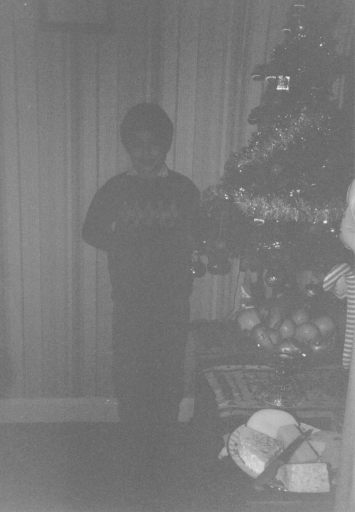
#> input picture UiS/ELE510 - Image processing and machine vision/Assignment/Assignment3/images/christmas.png, 355 x 512 px
$ jupyter execute LABexc3-ELE510-2021.ipynb
#> lines starting #> are read from the running program, lines starting #| are printed output that depends on the picture
# ELE510 Image Processing with robot vision: LAB, Exercise 3, Histogram and point transformations

**Purpose:** *To learn about the image histogram, histogram equalization and image noise.*

The theory for this exercise can be found in chapter 3 of the text book [1]. Supplementary information can found in chapter 1, 2 and 3 in the compendium [2]. See also the following documentations for help:
- [OpenCV](https://opencv.org/opencv-python-free-course/)
- [numpy](https://numpy.org/doc/stable/)
- [matplotlib](https://matplotlib.org/stable/contents.html)

**IMPORTANT:** Read the text carefully before starting the work. In
many cases it is necessary to do some preparations before you start the work
on the computer. Read necessary theory and answer the theoretical part
frst. The theoretical and experimental part should be solved individually.
The notebook must be approved by the lecturer or his assistant.

**Approval:**
<div class="alert alert-block alert-success">
The current notebook should be submitted on CANVAS as a single pdf file.
</div>

<div class="alert alert-block alert-info">
    To export the notebook in a pdf format, goes to File -> Download as -> PDF via LaTeX (.pdf).
</div>

**Note regarding the notebook**: The theoretical questions can be answered directly on the notebook using a *Markdown* cell and LaTex commands (if relevant). In alternative, you can attach a scan (or an image) of the answer directly in the cell.

Possible ways to insert an image in the markdown cell:

``

``

**Under you will find parts of the solution that is already programmed.**

<div class="alert alert-block alert-info">
    <p>You have to fill out code everywhere it is indicated with `...`</p>
    <p>The code section under `######## a)` is answering subproblem a) etc.</p>
</div>

## Problem 1

The histogram for an image of a **black** and **white** football and **grey** background is
$[0,520,920,490,30,40,5910,24040,6050,80,20,80,440,960,420,0]$, where 16 gray levels are used.

The diameter of the football is $d = 230\text{mm}$.

Use these information to find the pixel size, $\Delta x = \Delta y$.

**Describe the steps to arrive to the solution.**

<details style="margin-top:20px">
    <summary>
        <font size="2" color="green"><b>Click here for an optional hint</b></font>
    </summary>
    1. The area of the ball is given by: $A = \pi \cdot (d/2)^2$ == (number_of_pixels $\cdot$ area_single_pixel)
</details>

[cell 1]
import matplotlib.pyplot as plt
import math
values = [0,520,920,490,30,40,5910,24040,6050,80,20,80,440,960,420,0]
graylevel = list(range(0,len(values)))

fig, ax = plt.subplots()

ax.bar(graylevel, values)
ax.set_xticks(graylevel);

# since the football is black and white, we will calculate only the black and white values for this image
totalPixelinBall = sum(values[0:4]) + sum(values[12:15]) # values[0:4] - white, values[12:15] - black

d = 230 # ball diameter
areaofBall = math.pi * pow(d/2, 2) # area of ball A

pixelArea = areaofBall / totalPixelinBall
pixelSize =  format(math.sqrt(pixelArea), '.2f')

print('Δx = Δy = ', pixelSize)
#> figure, not shown here; tallest bar 24040 high, from x = 6.6 to 7.4

<div class="alert alert-block alert-info">
    <p>The solution of problem 1 should be:</p>

    Δx = Δy = 3.33mm or, if you have taken different level of gray into consideration, Δx = Δy = 3.22mm
</div>

## Problem 2

For images, such as `./images/christmas.png`, some processing is normally desired to improve the contrast. The simplest approach for doing this is called histogram stretching. For a given image, where the used pixel values range from $g_{\text{min}}$ to $g_{\text{max}}$ we can spread these so they cover the entire $[0, G-1]$ range. The formula for histogram stretching is given by:

\begin{equation*}
	g_{\text{new}} = \left\lfloor {\frac{g_{\text{old}}-g_{\text{min}}}{g_{\text{max}}-g_{\text{min}}}G + 0.5} \right\rfloor
\end{equation*}

Where $g_{\text{old}}$ is an old pixel value, and $g_{\text{new}}$ a new pixel value.

**a)** Make a small Python function, taking an image as input, perform histogram stretching using the previous equation, and giving the increased contrast image as output. Use an 8-bit grayscale range (G=256). Show and explain the result using `./images/christmas.png` as an example.

[cell 2]
# Import the packages
import cv2
import numpy as np
import matplotlib.pyplot as plt

[cell 3]
"""
Function that takes in input an image and return the same image stretched.
"""
def histogram_stretch(img):

    G = 255
    gMin = img.min()
    gMax = img.max()
    gNew = ((img - gMin) / (gMax - gMin)) * G + 0.5
    gNew = gNew.astype(np.uint8)

    return gNew

[cell 4]
# Read the image and convert it to RGB channels
img = cv2.imread("./images/christmas.png")
#> img is the input picture: shape (512, 355, 3); min 98, max 240, mean 120.6
img = cv2.cvtColor(img, cv2.COLOR_BGR2RGB)

# Use the function to improve the contrast of the image
img_stretch = histogram_stretch(img)
#> in histogram_stretch, `gMin = img.min()`: gMin = 98
#> in histogram_stretch, `gMax = img.max()`: gMax = 240
#> in histogram_stretch, `gNew = ((img - gMin) / (gMax - gMin)) * G + 0.5`:
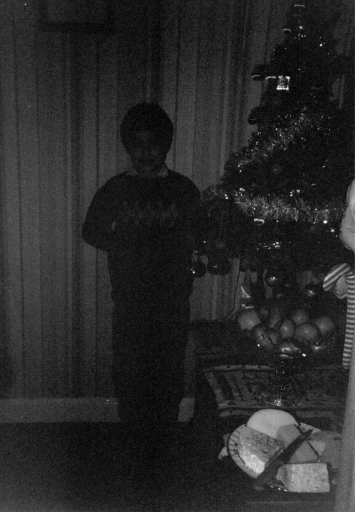
#> gNew: shape (512, 355, 3) float64; min 0.5, max 255.5, mean 41; drawn with min black and max white

plt.figure(figsize=(20,20))
plt.subplot(221)
plt.imshow(img)
plt.title('Normal image')
plt.subplot(222)
plt.imshow(img_stretch)
plt.title('Stretched image')
plt.show()

## Problem 3

In this experiment we use **four** images.
The two first are gray level images, `./images/pout.jpg` and `./images/tire.jpg`.
The other two are colour images captured with a standard digital camera.
We want to study image enhancement with histogram equalization.

*We simplify by using only gray level images*.
Therefore, the colour images are first read to gray level; a grey level image can be imported using the flag (`cv2.IMREAD_GRAYSCALE`).
The colour images are `./images/waterfall2.jpg` and `./images/restaurantSpain.jpg`, available from CANVAS.

<details style="margin-top:20px">
    <summary>
        <font size="2" color="green"><b>Click here for optional hints</b></font>
    </summary>
    <p>1. Make a Python function or script that do histogram equalization <code>cv2.equalizeHist</code>, </p>
    <p>2. computes the histograms <code>plt.hist</code> for both the input image and the output image, </p>
    <p>3. and displays both images with histograms in the same figure (use <code>plt.figure</code> and <code>plt.subplot</code>).</p>
</details>

**a)** Use Python and find the histograms for the images.

[cell 5]
import cv2
import numpy as np
import matplotlib.pyplot as plt

grayImage = ['./images/pout.jpg',
            './images/tire.jpg']

colourImage = ['./images/waterfall2.jpg',
              './images/restaurantSpain.jpg']


img1 = cv2.imread(grayImage[0], 0)
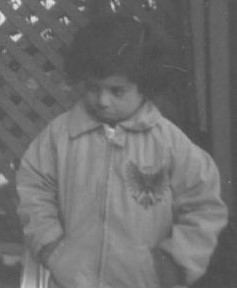
#> input picture UiS/ELE510 - Image processing and machine vision/Assignment/Assignment3/images/pout.jpg, 237 x 288 px
#> img1 is the input picture: shape (288, 237); min 70, max 236, mean 110.6
img2 = cv2.imread(grayImage[1], 0)
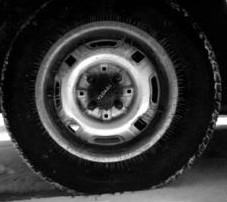
#> input picture UiS/ELE510 - Image processing and machine vision/Assignment/Assignment3/images/tire.jpg, 227 x 202 px
#> img2 is the input picture: shape (202, 227); min 0, max 255, mean 53.1

# [5 lines of commented-out code are left out]

img3 = cv2.imread(colourImage[0])
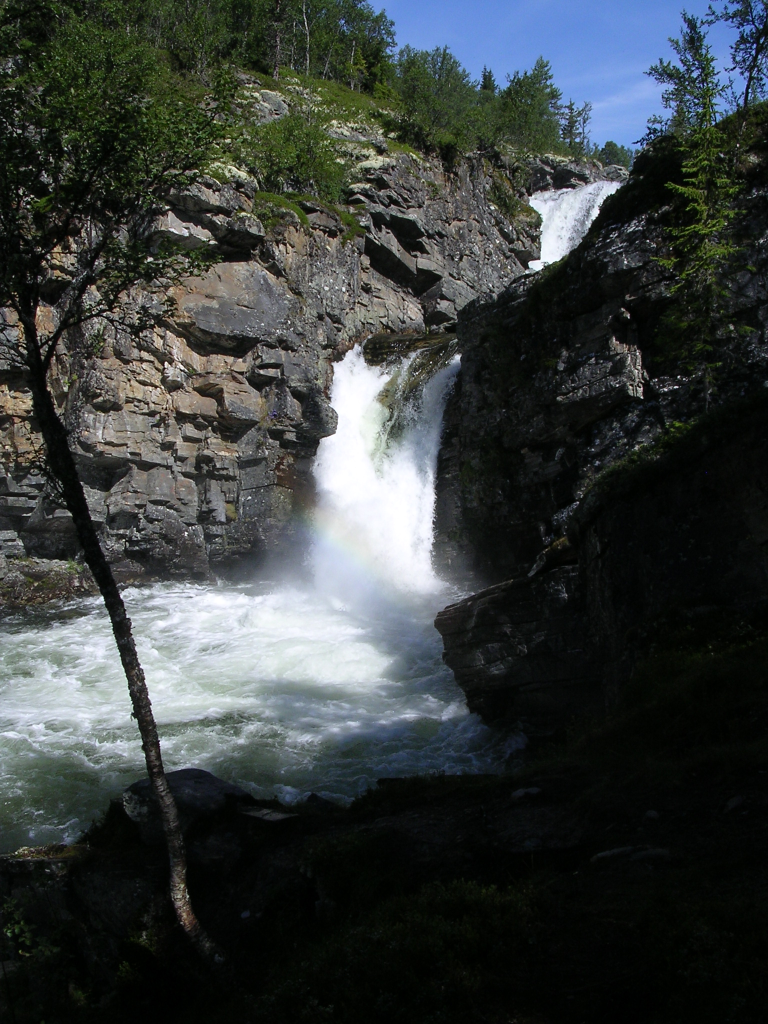
#> input picture UiS/ELE510 - Image processing and machine vision/Assignment/Assignment3/images/waterfall2.jpg, 1536 x 2048 px (shown at 1/2 size)
#> img3 is the input picture: shape (2048, 1536, 3); mean B, G, R 60.5, 61.1, 56
channels3 = cv2.split(img3)
colors3 = ("b", "g", "r")

img4 = cv2.imread(colourImage[1])
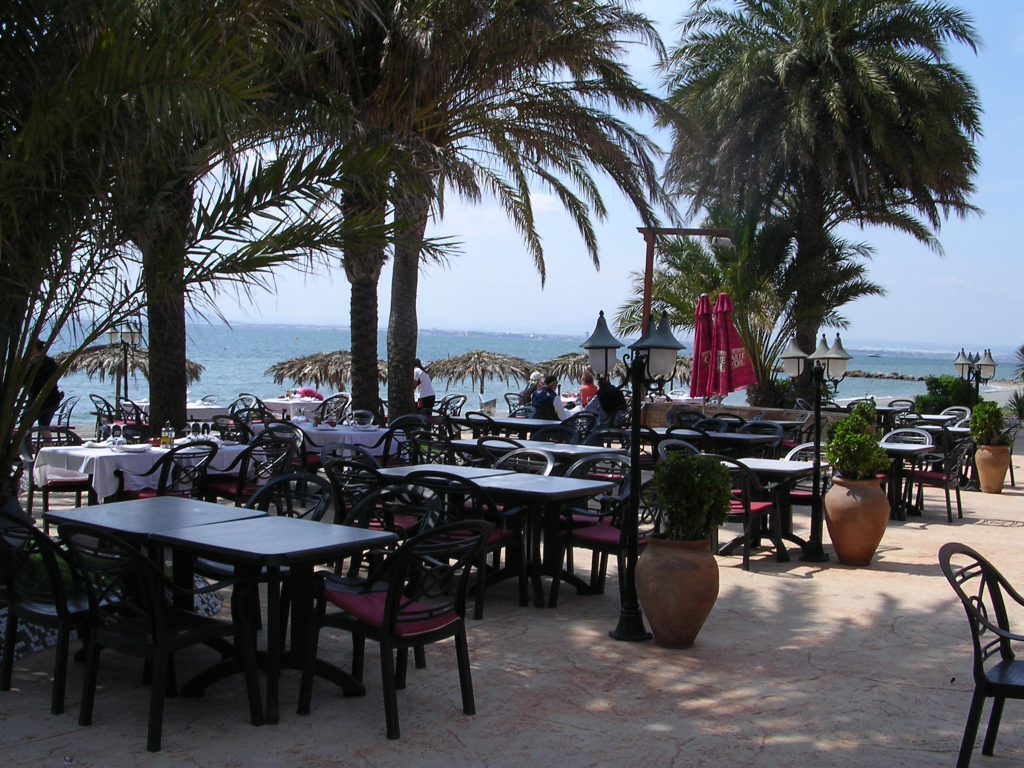
#> input picture UiS/ELE510 - Image processing and machine vision/Assignment/Assignment3/images/restaurantSpain.jpg, 2048 x 1536 px (shown at 1/2 size)
#> img4 is the input picture: shape (1536, 2048, 3); mean B, G, R 86.4, 82.4, 80.1
channels4 = cv2.split(img4)
colors4 = ("b", "g", "r")


plt.subplot(2, 2, 1)
plt.hist(img1.ravel(),256,[0,256])
plt.title("Histogram of ./images/pout.jpg")
plt.xlabel('Bins')
plt.ylabel('# of pixels')

plt.subplot(2, 2, 2)
plt.hist(img2.ravel(),256,[0,256])
plt.title("Histogram of ./images/tire.jpg")
plt.xlabel('Bins')
plt.ylabel('# of pixels')


plt.subplot(2, 2, 3)
for (i, col) in zip(channels3, colors3):       # Loop over the image channels
          hist = cv2.calcHist([i], [0], None, [256], [0, 256])   # Create a histogram for current channel
          plt.plot(hist, color = col)      # Plot the histogram
          plt.xlim([0, 256])
#> this loop made 3 passes
#> col on passes 1 to 3: 'b', 'g', 'r'
plt.title("Histogram of ./images/waterfall2.jpg")
plt.xlabel('Bins')
plt.ylabel('# of pixels')


plt.subplot(2, 2, 4)
for (i, col) in zip(channels4, colors4):       # Loop over the image channels
          hist = cv2.calcHist([i], [0], None, [256], [0, 256])   # Create a histogram for current channel
          plt.plot(hist, color = col)      # Plot the histogram
          plt.xlim([0, 256])
plt.title("Histogram of ./images/restaurantSpain.jpg")
plt.xlabel('Bins')
plt.ylabel('# of pixels')
plt.plot()

plt.subplots_adjust(left=0.1,
                    bottom=0.1,
                    right=2.0,
                    top=2.0,
                    wspace=0.4,
                    hspace=0.4)
#> figure, not shown here; panel 1: tallest bar 2225 high, from x = 83 to 84; panel 2: tallest bar 1707 high, from x = 3 to 4; panel 3: curve peaks at x = 0, y = 163443; panel 3: curve peaks at x = 5, y = 151845

**b)** Perform histogram equalization of these images and find the new histograms.

[cell 6]
import cv2
from matplotlib import pyplot as plt

# reference
# https://lmcaraig.com/understanding-image-histograms-with-opencv

def show_rgb_equalized(image):
    channels = cv2.split(image)
    eq_channels = []
    for ch, color in zip(channels, ['B', 'G', 'R']):
        eq_channels.append(cv2.equalizeHist(ch))
    eq_image = cv2.merge(eq_channels)
    eq_image = cv2.cvtColor(eq_image, cv2.COLOR_BGR2RGB)

    return eq_image

def show_grayscale_equalized(image):
    grayscale_image = cv2.cvtColor(image, cv2.COLOR_BGR2GRAY)
    eq_grayscale_image = cv2.equalizeHist(grayscale_image)

    return eq_grayscale_image
#     plt.imshow(eq_grayscale_image, cmap='gray')
#     plt.show()


grayImage = ['./images/pout.jpg',
            './images/tire.jpg']

colourImage = ['./images/waterfall2.jpg',
              './images/restaurantSpain.jpg']


img1 = cv2.imread(grayImage[0])
img1Equilized = show_grayscale_equalized(img1)

img2 = cv2.imread(grayImage[1])
img2Equilized = show_grayscale_equalized(img2)
#> in show_grayscale_equalized (call 2), `eq_grayscale_image = cv2.equalizeHist(grayscale_image)`:
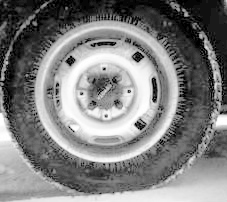
#> eq_grayscale_image: shape (202, 227); min 0, max 255, mean 126.3

img3 = cv2.imread(colourImage[0])
img3 = cv2.cvtColor(img3, cv2.COLOR_BGR2RGB)
img3Equilized = show_rgb_equalized(img3)
#> the loop in show_rgb_equalized, `for ch, color in zip(channels, ['B', 'G', 'R']):` made 3 passes
#> after the loop in show_rgb_equalized, `for ch, color in zip(channels, ['B', 'G', 'R']):`: eq_channels = 3 items
#> in show_rgb_equalized, `eq_image = cv2.merge(eq_channels)`:
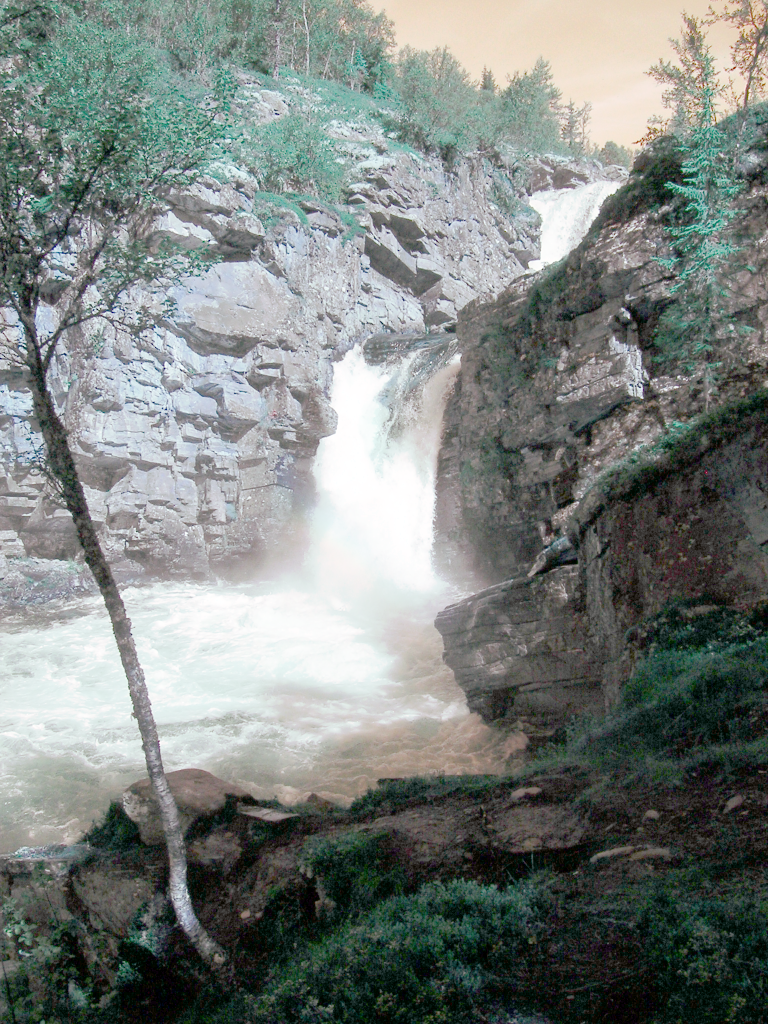
#> eq_image: shape (2048, 1536, 3) (shown at 1/2 size); mean of channels 0, 1, 2 125.7, 129.1, 122.8; drawn as B, G, R
channels3 = cv2.split(img3)
channels3Equilized = cv2.split(img3Equilized)
colors3 = ("b", "g", "r")

img4 = cv2.imread(colourImage[1])
img4 = cv2.cvtColor(img4, cv2.COLOR_BGR2RGB)
img4Equilized = show_rgb_equalized(img4)
#> the loop in show_rgb_equalized (call 2), `for ch, color in zip(channels, ['B', 'G', 'R']):` made 3 passes
#> in show_rgb_equalized (call 2), `eq_image = cv2.merge(eq_channels)`:
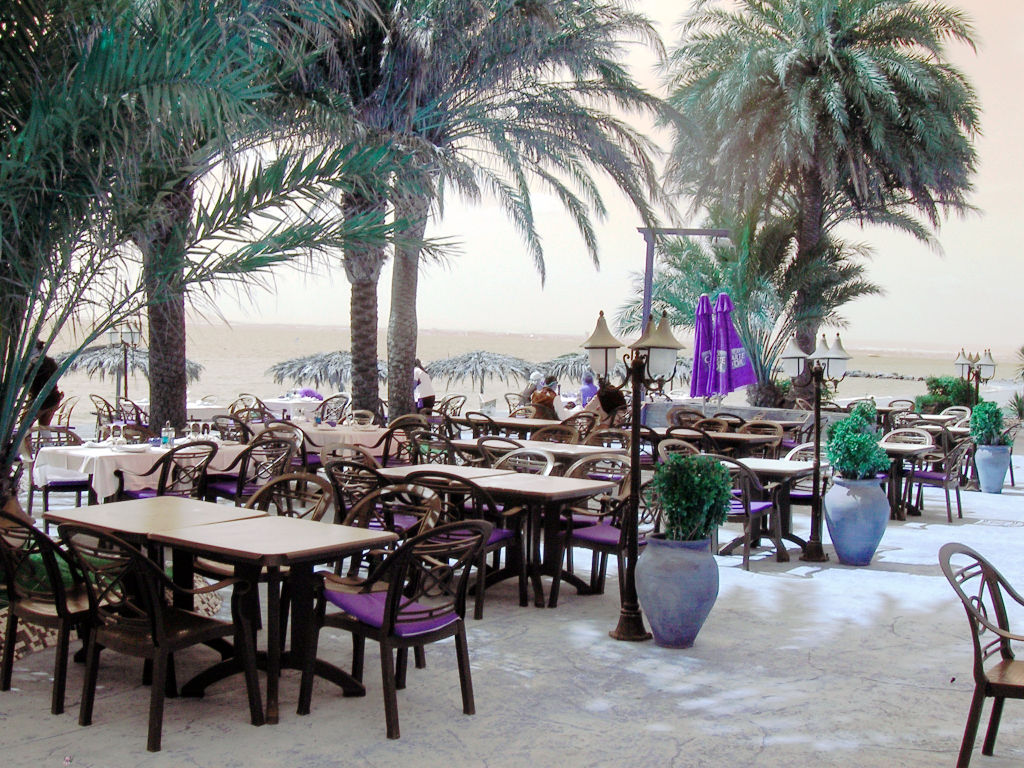
#> eq_image: shape (1536, 2048, 3) (shown at 1/2 size); mean of channels 0, 1, 2 128.3, 128.3, 128.4; drawn as B, G, R
channels4 = cv2.split(img4)
channels4Equilized = cv2.split(img4Equilized)
colors4 = ("b", "g", "r")


################# pout.jpg #################

plt.subplot(2, 2, 1)
plt.imshow(img1, cmap='gray')

plt.subplot(2, 2, 2)
plt.imshow(img1Equilized, cmap='gray')

plt.subplot(2, 2, 3)
plt.hist(img1.ravel(),256,[0,256])
plt.title("Histogram of - pout.jpg")
plt.xlabel('Bins')
plt.ylabel('# of pixels')

plt.subplot(2, 2, 4)
plt.hist(img1Equilized.ravel(),256,[0,256])
plt.title("Histogram of - pout.jpg")
plt.xlabel('Bins')
plt.ylabel('# of pixels')

plt.subplots_adjust(left=0.1,
                    bottom=0.1,
                    right=2.0,
                    top=2.0,
                    wspace=0.4,
                    hspace=0.4)

plt.show()
#> figure, not shown here; panel 3: tallest bar 6675 high, from x = 83 to 84; panel 4: tallest bar 2225 high, from x = 32 to 33


################# tire.jpg #################

plt.subplot(2, 2, 1)
plt.imshow(img2, cmap='gray')

plt.subplot(2, 2, 2)
plt.imshow(img2Equilized, cmap='gray')

plt.subplot(2, 2, 3)
plt.hist(img2.ravel(),256,[0,256])
plt.title("Histogram of - tire.jpg")
plt.xlabel('Bins')
plt.ylabel('# of pixels')

plt.subplot(2, 2, 4)
plt.hist(img2Equilized.ravel(),256,[0,256])
plt.title("Histogram of - tire.jpg")
plt.xlabel('Bins')
plt.ylabel('# of pixels')

plt.subplots_adjust(left=0.1,
                    bottom=0.1,
                    right=2.0,
                    top=2.0,
                    wspace=0.4,
                    hspace=0.4)

plt.show()
#> figure, not shown here; panel 3: tallest bar 5121 high, from x = 3 to 4; panel 4: tallest bar 1707 high, from x = 26 to 27


################# waterfall2.jpg #################

plt.subplot(2, 2, 1)
plt.imshow(img3)

plt.subplot(2, 2, 2)
plt.imshow(img3Equilized)

plt.subplot(2, 2, 3)
for (i, col) in zip(channels3, colors3):       # Loop over the image channels
          hist = cv2.calcHist([i], [0], None, [256], [0, 256])   # Create a histogram for current channel
          plt.plot(hist, color = col)      # Plot the histogram
          plt.xlim([0, 256])
plt.title("Non Equalize histogram - waterfall2.jpg")
plt.xlabel('Bins')
plt.ylabel('# of pixels')

plt.subplot(2, 2, 4)
for (i, col) in zip(channels3Equilized, colors3):       # Loop over the image channels
          hist = cv2.calcHist([i], [0], None, [256], [0, 256])   # Create a histogram for current channel
          plt.plot(hist, color = col)      # Plot the histogram
          plt.xlim([0, 256])
plt.title("Equalize histogram - waterfall2.jpg")
plt.xlabel('Bins')
plt.ylabel('# of pixels')

plt.subplots_adjust(left=0.1,
                    bottom=0.1,
                    right=2.0,
                    top=2.0,
                    wspace=0.4,
                    hspace=0.4)

plt.show()
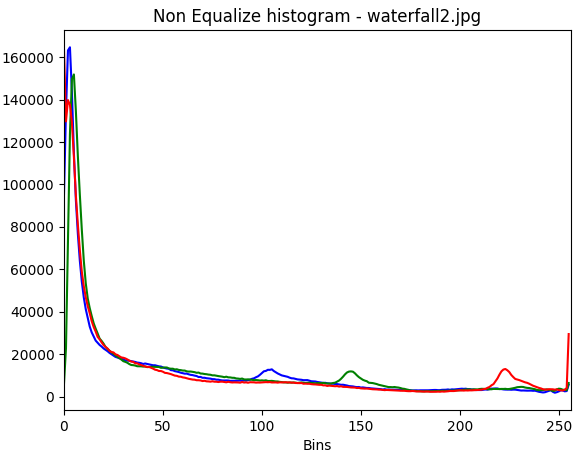
#> figure drawn by matplotlib, 4 panels; panel 3: curve peaks at x = 3, y = 164638; panel 3: curve peaks at x = 5, y = 151845; panel 3: curve peaks at x = 0, y = 163443; panel 4: curve peaks at x = 0, y = 163443


################# restaurantSpain.jpg #################

plt.subplot(2, 2, 1)
plt.imshow(img4)

plt.subplot(2, 2, 2)
plt.imshow(img4Equilized)

plt.subplot(2, 2, 3)
for (i, col) in zip(channels4, colors4):       # Loop over the image channels
          hist = cv2.calcHist([i], [0], None, [256], [0, 256])   # Create a histogram for current channel
          plt.plot(hist, color = col)      # Plot the histogram
          plt.xlim([0, 256])
plt.title("Non Equalize histogram - restaurantSpain.jpg")
plt.xlabel('Bins')
plt.ylabel('# of pixels')

plt.subplot(2, 2, 4)
for (i, col) in zip(channels4Equilized, colors4):       # Loop over the image channels
          hist = cv2.calcHist([i], [0], None, [256], [0, 256])   # Create a histogram for current channel
          plt.plot(hist, color = col)      # Plot the histogram
          plt.xlim([0, 256])
plt.title("Equalize histogram - restaurantSpain.jpg")
plt.xlabel('Bins')
plt.ylabel('# of pixels')

plt.subplots_adjust(left=0.1,
                    bottom=0.1,
                    right=2.0,
                    top=2.0,
                    wspace=0.4,
                    hspace=0.4)

plt.show()
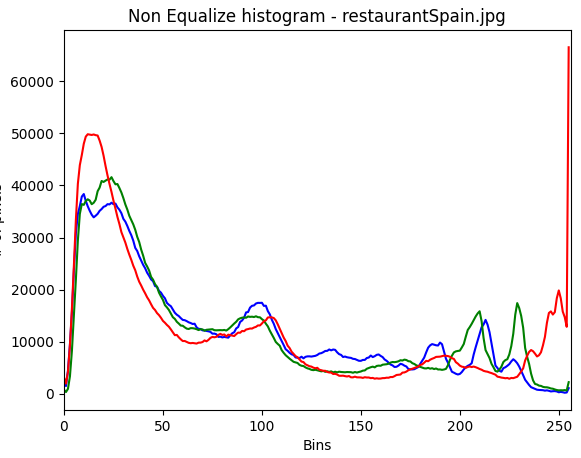
#> figure drawn by matplotlib, 4 panels; panel 3: curve peaks at x = 10, y = 38347; panel 3: curve peaks at x = 24, y = 41583; panel 3: curve peaks at x = 255, y = 66524; panel 4: curve peaks at x = 255, y = 66524
